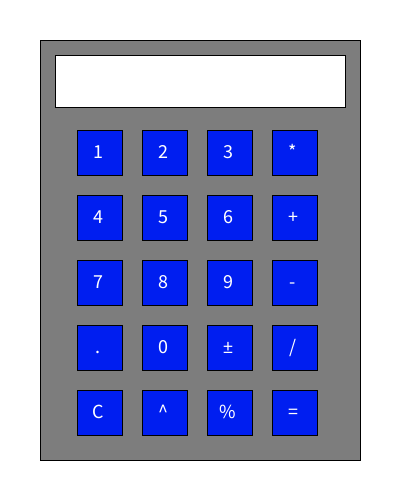
Frame 1 (no input)
Frame 60 (the mouse pressed at the canvas centre just before this capture): identical to frame 1, image omitted
Frame 120 (the mouse held since frame 60 and released just before this capture): identical to frame 1, image omitted

The Processing sketch that drew this single still picture (run headless with seeded random() and noise(); from frame 60 on, the mouse is pressed at the canvas centre):

// Processing sketch: calculator
// ── calculator.pde
import java.util.ArrayList;
import java.util.Arrays;

public String result = "";
float screenMargin = 40;
float padding = 15;

ArrayList<String> listName =  new ArrayList<String>();
float w = 0;
float h = 0;

float totalMargin = 2 * screenMargin;

String[][] textToDisplay = new String[][] {
  {
    "1", "4", "7", ".", "C"
  }, {
    "2", "5", "8", "0", "^"
  }, {
    "3", "6", "9", "±", "%"
  }, {
    "*", "+", "-", "/", "="
  }
};
int rows = textToDisplay.length;
int cols = textToDisplay[2].length;

GridSquare[][] buttons;

public void settings() {
  size(400, 500);
}
public void setup() {

  background(255, 255, 255);
  for (String[] outerArray: textToDisplay) {
    for (String element: outerArray) {
      System.out.println(element);
    }
  }
  System.out.println(Arrays.deepToString(textToDisplay));
}
public void draw() {
  drawCalculator();
  drawButtons();
}

public void drawCalculator() {
  w = (width - totalMargin);
  h = (height - totalMargin);
  rectMode(CORNER);
  fill(125, 125, 125);
  rect(screenMargin, screenMargin, w, h);
  fill(255);
  rect(screenMargin + padding, screenMargin + padding, w - 2 * padding, h / 8);
  drawScreen();
}

public void drawScreen() {
  fill(0, 0, 0);
  textAlign(RIGHT, CENTER);
  text(String.join("", listName), 300, 80);
}

public void drawButtons()  {
  w = (width - totalMargin);
  h = (height - totalMargin);
  buttons = new GridSquare[rows][cols];
  float margin = 65;
  float calcMarginX = 0;
  float dimensions = 45;
  float totalWidth = margin + dimensions * (cols - 1);
  float idontevencareanymore = 130;

  
  for (int i = 0; i < rows; i++) {
    for (int j = 0; j < textToDisplay[i].length; j++) {
      calcMarginX = w - totalWidth;
      calcMarginX /= 2;
      calcMarginX += screenMargin;
      buttons[i][j] = new GridSquare(i * margin + calcMarginX, j * margin + idontevencareanymore, dimensions, dimensions);
    }
  }
  for (int i = 0; i < rows; i++) {
    for (int j = 0; j < textToDisplay[i].length; j++) {
      buttons[i][j].displayText(textToDisplay, i, j);
    }
  }
  
}

public String doubleToString(double dble) {
return String.valueOf(dble);
}

public double StringToDouble(String string) {
return Double.parseDouble(string);
}

public String addition(ArrayList<String> arr) {
  
  ArrayList<String> ClickedNumbers = new ArrayList<String>();
  int plusIndex = arr.indexOf("+");
  System.out.println(plusIndex);
  for (int i = 0; i < plusIndex; i++) {
    ClickedNumbers.add(arr.get(i)); // Adds all the number strings before the plus sign to clicked numbers
  }
  double double1 = StringToDouble(String.join("", ClickedNumbers)); // Converts a joined array list of the numbers before the plus sign into a string
  System.out.println("double1: " + double1);
  
  ClickedNumbers.clear();
  int equalsIndex = arr.indexOf("=");
  
  for (int i = plusIndex + 1; i < equalsIndex; i++) {
    ClickedNumbers.add(arr.get(i));
  }
  double double2 = StringToDouble(String.join("", ClickedNumbers)); // Converts a joined array list of numbers after the plus sign into a string
  System.out.println("double2:" + double2);
  
  String total = doubleToString(double1 + double2);
  System.out.println(total);
  return total;
}
public String subtraction(ArrayList<String> arr) {
  ArrayList<String> ClickedNumbers = new ArrayList<String>();
  int minusIndex = arr.indexOf("-");
  System.out.println("minus index" + minusIndex);
  
  for (int i = 0; i < minusIndex; i++) {
    ClickedNumbers.add(arr.get(i)); // Adds all the number strings before the plus sign to clicked numbers
  }
  double double1 = StringToDouble(String.join("", ClickedNumbers)); // Converts a joined array list of the numbers before the plus sign into a string
  System.out.println("double1: " + double1);
  
  ClickedNumbers.clear();
  int equalsIndex = arr.indexOf("=");
  
  for (int i = minusIndex + 1; i < equalsIndex; i++) {
    ClickedNumbers.add(arr.get(i));
  }
  double double2 = StringToDouble(String.join("", ClickedNumbers)); // Converts a joined array list of numbers after the plus sign into a string
  System.out.println("double2:" + double2);
  
  String difference = doubleToString(double1 - double2);
  System.out.println("Difference: " + difference);
  return difference;
}

public String multiplication(ArrayList<String> arr) {
  ArrayList<String> ClickedNumbers = new ArrayList<String>();
  int timesIndex = arr.indexOf("*");
  System.out.println("Times index" + timesIndex);
  
  for (int i = 0; i < timesIndex; i++) {
    ClickedNumbers.add(arr.get(i)); // Adds all the number strings before the plus sign to clicked numbers
  }
  double double1 = StringToDouble(String.join("", ClickedNumbers)); // Converts a joined array list of the numbers before the plus sign into a string
  System.out.println("double1: " + double1);
  
  ClickedNumbers.clear();
  int equalsIndex = arr.indexOf("=");
  
  for (int i = timesIndex + 1; i < equalsIndex; i++) {
    ClickedNumbers.add(arr.get(i));
  }
  double double2 = StringToDouble(String.join("", ClickedNumbers)); // Converts a joined array list of numbers after the plus sign into a string
  System.out.println("double2:" + double2);
  
  String product = doubleToString(double1 * double2);
  System.out.println("Product: " + product);
  return product;
}

public String division(ArrayList<String> arr) {
  ArrayList<String> ClickedNumbers = new ArrayList<String>();
  int divideIndex = arr.indexOf("/");
  System.out.println("divide index" + divideIndex);
  
  for (int i = 0; i < divideIndex; i++) {
    ClickedNumbers.add(arr.get(i)); // Adds all the number strings before the plus sign to clicked numbers
  }
  double double1 = StringToDouble(String.join("", ClickedNumbers)); // Converts a joined array list of the numbers before the plus sign into a string
  System.out.println("double1: " + double1);
  
  ClickedNumbers.clear();
  int equalsIndex = arr.indexOf("=");
  
  for (int i = divideIndex + 1; i < equalsIndex; i++) {
    ClickedNumbers.add(arr.get(i));
  }
  double double2 = StringToDouble(String.join("", ClickedNumbers)); // Converts a joined array list of numbers after the plus sign into a string
  System.out.println("double2:" + double2);
  
  String quotient = doubleToString(double1 / double2);
  System.out.println("Quotient: " + quotient);
  return quotient;
}

public String moduloOperation(ArrayList<String> arr) {
  ArrayList<String> ClickedNumbers = new ArrayList<String>();
  int modulusIndex = arr.indexOf("%");
  System.out.println("Modulus index" + modulusIndex);
  
  for (int i = 0; i < modulusIndex; i++) {
    ClickedNumbers.add(arr.get(i)); // Adds all the number strings before the plus sign to clicked numbers
  }
  double double1 = StringToDouble(String.join("", ClickedNumbers)); // Converts a joined array list of the numbers before the plus sign into a string
  System.out.println("double1: " + double1);
  
  ClickedNumbers.clear();
  int equalsIndex = arr.indexOf("=");
  
  for (int i = modulusIndex + 1; i < equalsIndex; i++) {
    ClickedNumbers.add(arr.get(i));
  }
  double double2 = StringToDouble(String.join("", ClickedNumbers)); // Converts a joined array list of numbers after the plus sign into a string
  System.out.println("double2:" + double2);
  
  String modulusResult = doubleToString(double1 % double2);
  System.out.println("Modulus Result " + modulusResult);
  return modulusResult;
}
  
  public class GridSquare{

        public float x;
        public float y;
        public float ws;
        public float hs;
        public String value;
        
        public GridSquare(float tempX, float tempY, float tempW, float tempH)  {   
            x = tempX;
            y = tempY;
            ws = tempW;
            hs = tempH; 
        }
        
        public Boolean onHover(float clickedX, float clickedY) {
          return clickedX > x && clickedX < x + ws && clickedY > y && clickedY < y + hs;
        }
        
        public void onClick(float clickedX, float clickedY)  { 
            boolean isEmpty = result.length() == 0;
            if (isEmpty && this.onHover(clickedX, clickedY)) {
              listName.add(value);
              System.out.println("Mouse Button Input: " + listName.toString());
            }
            else if (!isEmpty && this.onHover(clickedX, clickedY) && listName.size() <= 1) {
              listName.remove(0);
              listName.add(value);
              result = "";
            }
        }
        
        public void draw() {
          fill(0, 30, 240);
          rectMode(CORNER);
          rect(x, y, ws, hs);
        }
        
        public void displayText(String[][] text2Display, int i, int j) {
          float squarePadding = 20; // Space between each square
          this.draw();
          textSize(20);
          fill(255, 255, 255);
          textAlign(CENTER, CENTER);
          value = text2Display[i][j];
          text(value, x + squarePadding, y + squarePadding);
        }

        public void getCalcFunctionality() {
          String[] numberStr = {"1", "2", "3", "4", "5", "6", "7", "8", "9"};
          for (int l = 0; l < numberStr.length; l++) { // Looping through numbers array
            Boolean pressedEquals = listName.contains("=");
            Boolean pressedNumber = listName.contains(numberStr[l]);
            if (pressedNumber && pressedEquals) {
              if (listName.contains("+")) {
                System.out.println("Adding Numbers...");
                listName.add(addition(listName));
                result = addition(listName);
              }
              else if (listName.contains("-")) {
                System.out.println("Subtracting Numbers");
                listName.add(subtraction(listName));
                result = subtraction(listName);
              }
              else if (listName.contains("*")) {
                System.out.println("Multiplying Numbers...");
                listName.add(multiplication(listName));
                result = multiplication(listName);
              }
              else if (listName.contains("/")) {
                System.out.println("Dividing Numbers...");
                listName.add(division(listName));
                result = division(listName);
              }
              else if (listName.contains("%")) {
                System.out.println("Modulufying Numbers...");
                listName.add(moduloOperation(listName));
                result = moduloOperation(listName);
              }
              
            } 
          }
        if (listName.contains("C")) {
          listName.clear(); // Clears the "Screen" when C is clicked by clearing the array
        }
        else if(listName.contains("=")) {
          listName.clear(); 
          listName.add(result);
          drawScreen();
        }
      }
    }

  public void mouseReleased() {
    for (int i = 0; i < rows; i++) {
      for (int j = 0; j < textToDisplay[i].length; j++) {
        buttons[i][j].onClick(mouseX, mouseY);
        buttons[i][j].getCalcFunctionality(); 
      }
    }
  }
  
